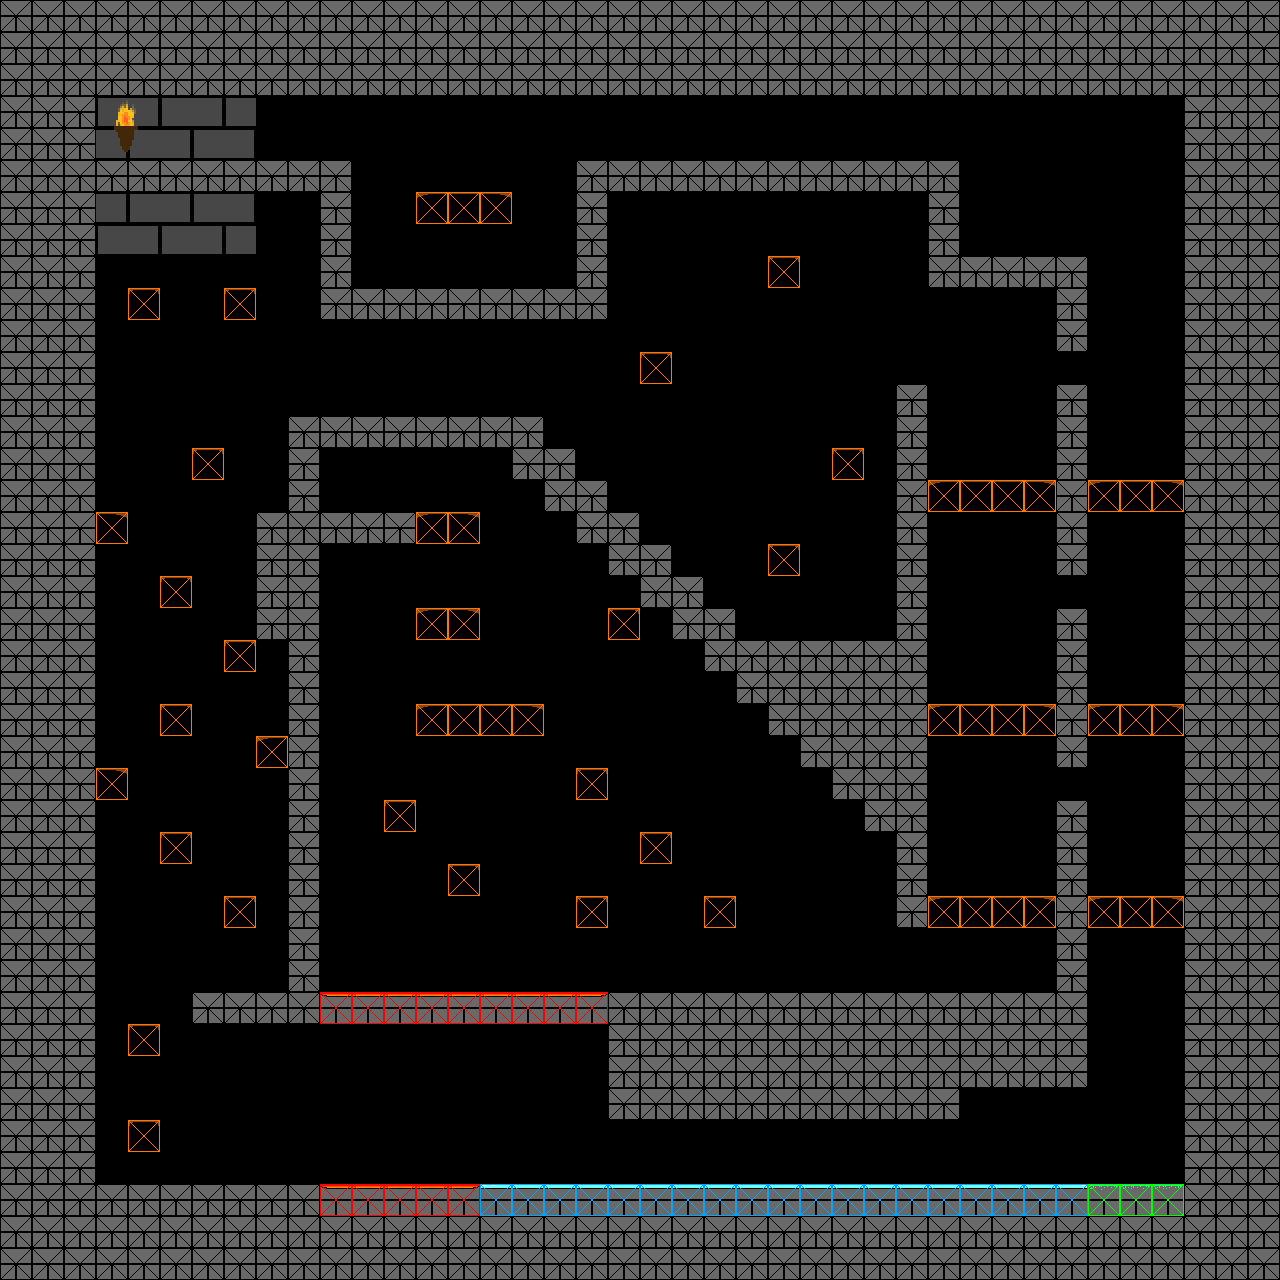

A 2D game scene composited from a Tiled map and its tileset images. What follows is a short description and the map's XML, with each tile layer's data collapsed to a summary:
An orthogonal 40x40 tile map with 32x32 px tiles, 3 tile layers (prototype, tiles, Collisions), 5 tilesets, 1 image layer and 24 objects (14x TurretEnemy, 7x Enemy, Player, Door, Goal).

<map version="1.10" tiledversion="1.11.2" orientation="orthogonal" renderorder="right-down" width="40" height="40" tilewidth="32" tileheight="32" infinite="0" nextlayerid="6" nextobjectid="27">
 <tileset firstgid="1" source="../../../TiledAssets/TiledSets/Proto.tsx" />
 <tileset firstgid="65" source="../../../TiledAssets/TiledSets/CollisionTiles.tsx" />
 <tileset firstgid="81" source="../../../TiledAssets/TiledSets/TextureSheet.tsx" />
 <tileset firstgid="145" source="../../../TiledAssets/TiledSets/EnemySheet.tsx" />
 <tileset firstgid="149" source="../../../TiledAssets/TiledSets/PlayerSheet.tsx" />
 <imagelayer id="5" name="Background" repeatx="1" repeaty="1">
  <image source="../Content/Textures/Backgrounds/CastleBackground.png" width="256" height="256" />
 </imagelayer>
 <layer id="1" name="prototype" width="40" height="40">
  <data>[1600 cells, 712 non-empty, 5 distinct tile ids]</data>
 </layer>
 <layer id="4" name="tiles" width="40" height="40">
  <data>[1600 cells, 712 non-empty, 17 distinct tile ids]</data>
 </layer>
 <objectgroup id="3" name="Objects">
  <object id="1" type="Enemy" gid="145" x="384" y="288" width="32" height="32" />
  <object id="4" type="Enemy" gid="145" x="512" y="288" width="32" height="32" />
  <object id="5" type="TurretEnemy" gid="146" x="448" y="288" width="32" height="32" />
  <object id="6" type="Enemy" gid="145" x="1056" y="256" width="32" height="32" />
  <object id="7" type="TurretEnemy" gid="146" x="1056" y="384" width="32" height="32" />
  <object id="8" type="TurretEnemy" gid="146" x="1056" y="608" width="32" height="32" />
  <object id="9" type="TurretEnemy" gid="146" x="1056" y="800" width="32" height="32" />
  <object id="10" type="TurretEnemy" gid="146" x="576" y="1056" width="32" height="32" />
  <object id="11" type="Enemy" gid="145" x="960" y="1184" width="32" height="32" />
  <object id="12" type="Enemy" gid="145" x="672" y="1184" width="32" height="32" />
  <object id="13" type="TurretEnemy" gid="146" x="256" y="736" width="32" height="32" />
  <object id="14" type="TurretEnemy" gid="146" x="128" y="288" width="32" height="32" />
  <object id="15" type="TurretEnemy" gid="146" x="224" y="288" width="32" height="32" />
  <object id="16" type="TurretEnemy" gid="146" x="768" y="256" width="32" height="32" />
  <object id="17" type="TurretEnemy" gid="146" x="640" y="352" width="32" height="32" />
  <object id="18" type="TurretEnemy" gid="146" x="608" y="608" width="32" height="32" />
  <object id="19" type="TurretEnemy" gid="146" x="384" y="800" width="32" height="32" />
  <object id="20" type="TurretEnemy" gid="146" x="448" y="864" width="32" height="32" />
  <object id="21" type="TurretEnemy" gid="146" x="576" y="896" width="32" height="32" />
  <object id="22" type="Enemy" gid="145" x="832" y="640" width="32" height="32" />
  <object id="23" type="Enemy" gid="145" x="768" y="640" width="32" height="32" />
  <object id="24" type="Player" gid="149" x="160" y="160" width="32" height="32" />
  <object id="25" name="Hub" type="Door" x="128" y="160" width="32" height="32">
   <properties>
    <property name="connects" value="Hub" />
    <property name="loadX" type="int" value="96" />
    <property name="loadY" type="int" value="608" />
   </properties>
  </object>
  <object id="26" name="Goal" type="Goal" x="352" y="512" width="32" height="32" />
 </objectgroup>
 <layer id="2" name="Collisions" width="40" height="40">
  <data>[1600 cells, 712 non-empty, 5 distinct tile ids]</data>
 </layer>
</map>
